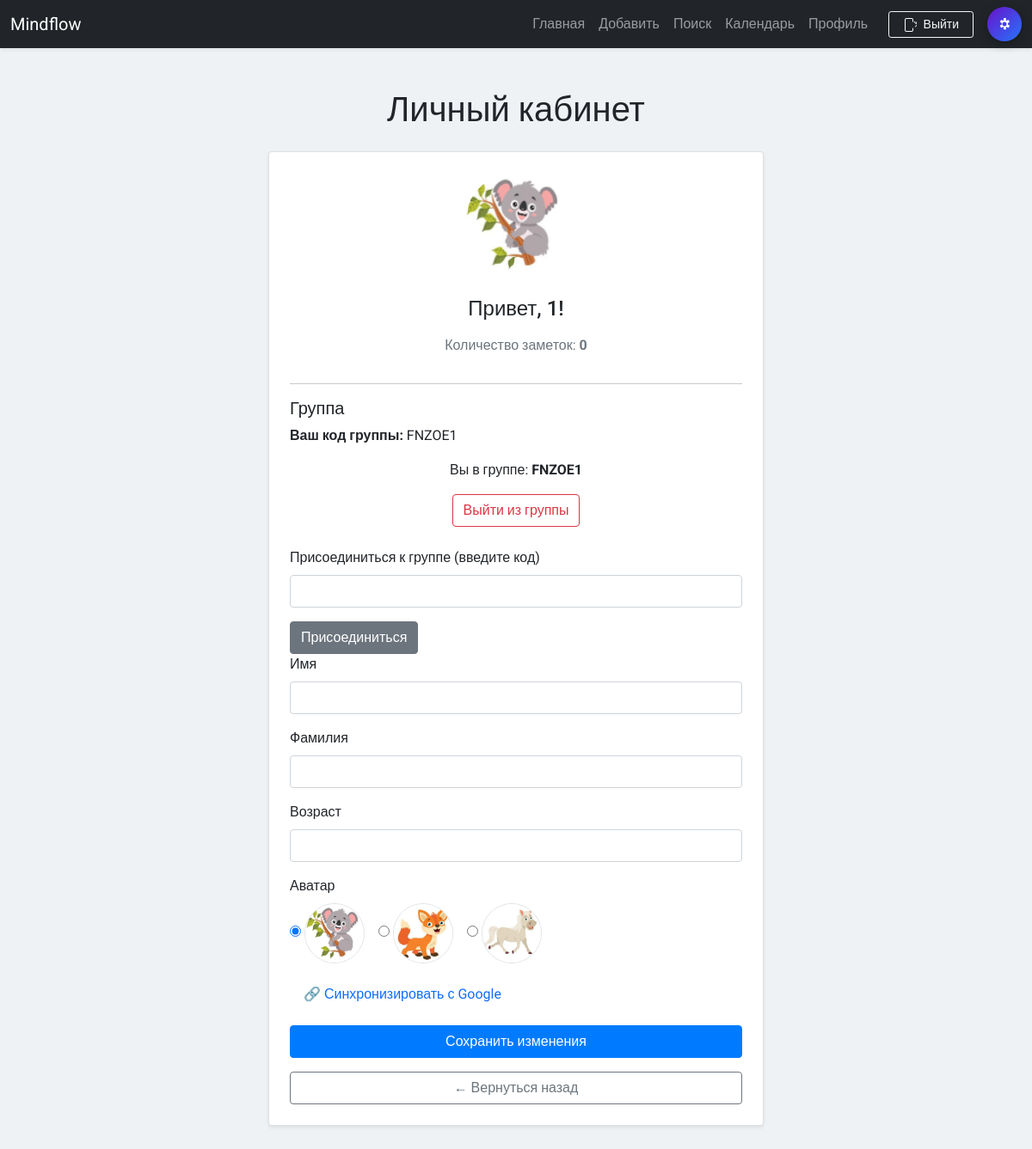
Screenshot of /profile (signed in) with the database file from the repository.
### tables this page shows
CREATE TABLE users (
        id INTEGER PRIMARY KEY AUTOINCREMENT,
        username TEXT UNIQUE NOT NULL,
        password TEXT NOT NULL,
        first_name TEXT,
        last_name TEXT,
        age INTEGER,
        avatar TEXT DEFAULT 'default.png',
        group_code TEXT
      );

### app.py (the view, shortened to what this page needs)
@app.route('/profile', methods=['GET', 'POST'])
@login_required
def profile():
    conn = get_db_connection()
    row = conn.execute('SELECT * FROM users WHERE id = ?', (current_user.id,)).fetchone()
    if not row:
        conn.close()
        flash("Пользователь не найден", "danger")
        return redirect(url_for('index'))
    avatar = row['avatar'] or 'default.png'
    first_name = row['first_name'] or ''
    last_name = row['last_name'] or ''
    age = row['age'] or ''
    group_code = row['group_code'] or '—'
    avatars_folder = os.path.join(app.static_folder, 'avatars')
    avatars = [f for f in os.listdir(avatars_folder) if os.path.isfile(os.path.join(avatars_folder, f))]
    notes_count = conn.execute('SELECT COUNT(*) FROM notes WHERE user_id = ?', (current_user.id,)).fetchone()[0]
    conn.close()
    return render_template('profile.html',
                           avatar=avatar,
                           avatars=avatars,
                           group_code=group_code,
                           notes_count=notes_count,
                           first_name=first_name,
                           last_name=last_name,
                           age=age)

### app.py (called while the page is built)
@login_manager.user_loader
def load_user(user_id):
    conn = get_db_connection()
    row = conn.execute('SELECT * FROM users WHERE id = ?', (user_id,)).fetchone()
    conn.close()
    return User(row) if row else None

def get_db_connection():
    conn = sqlite3.connect('notes.db')
    conn.row_factory = sqlite3.Row
    return conn

### templates/profile.html (shortened to what this page needs)
{% extends "base.html" %}
{% block content %}
<h1 class="mb-4 text-center">Личный кабинет</h1>
<div class="row justify-content-center">
  <div class="col-md-8 col-lg-6">
    <div class="card shadow-sm p-4">
      <div class="text-center mb-4">
        <img src="{{ url_for('static', filename='avatars/' + avatar) }}" class="rounded-circle" width="120" height="120" alt="Аватар">
      </div>
      <h4 class="text-center mb-3">Привет, {{ current_user.username }}!</h4>
      <p class="text-center text-muted">Количество заметок: <strong>{{ notes_count }}</strong></p>
      <hr>
      <h5>Группа</h5>
        <p><strong>Ваш код группы:</strong> {{ group_code }}</p>
      {% if group_code %}
        <div class="mb-4 text-center">
          <p>Вы в группе: <strong>{{ group_code }}</strong></p>
          <form method="post" class="d-inline">
            <button type="submit" class="btn btn-outline-danger">Выйти из группы</button>
          </form>
        </div>
        {% endif %}
        <form method="post">
          <div class="mb-3">
            <label for="join_group" class="form-label">Присоединиться к группе (введите код)</label>
            <input type="text" name="join_group" id="join_group" class="form-control">
          </div>
          <button type="submit" name="action" value="join_group" class="btn btn-secondary">Присоединиться</button>
        </form>
      <form method="post">
        <div class="mb-3">
          <label for="first_name" class="form-label">Имя</label>
          <input type="text" name="first_name" id="first_name" class="form-control" value="{{ first_name }}">
        </div>
        <div class="mb-3">
          <label for="last_name" class="form-label">Фамилия</label>
          <input type="text" name="last_name" id="last_name" class="form-control" value="{{ last_name }}">
        </div>
        <div class="mb-3">
          <label for="age" class="form-label">Возраст</label>
          <input type="number" name="age" id="age" class="form-control" value="{{ age }}">
        </div>
        <div class="mb-3">
          <label class="form-label">Аватар</label>
          <div class="d-flex flex-wrap gap-3">
            {% for av in avatars %}
              <label>
                <input type="radio" name="avatar" value="{{ av }}" {% if av == avatar %}checked{% endif %}>
                <img src="{{ url_for('static', filename='avatars/' + av) }}" width="70" height="70" class="rounded-circle border">
              </label>
            {% endfor %}
          </div>
        </div>
        {% if current_user.is_authenticated %}
          <a class="nav-link" href="{{ url_for('authorize') }}">🔗 Синхронизировать с Google</a>
          {% endif %}
        <button type="submit" class="btn btn-primary w-100 mt-3">Сохранить изменения</button>
      </form>
      <a href="{{ url_for('index') }}" class="btn btn-outline-secondary w-100 mt-3">← Вернуться назад</a>
    </div>
  </div>
</div>
{% endblock %}

### static/style.css (style rules this page uses)
body { background-color: #eef2f5; font-family: 'Roboto', sans-serif; color: #212529; transition: background-color 0.3s ease, color 0.3s ease; }
.btn-primary { background-color: #007bff; border-color: #007bff; }
body.theme-light { background-color: #eef2f5; color: #212529; }

### rows the page displays
users: avatar (placeholder picture), username "1", group_code "FNZOE1", avatar "☑"

### other values shown
{{ notes_count }} "0"
